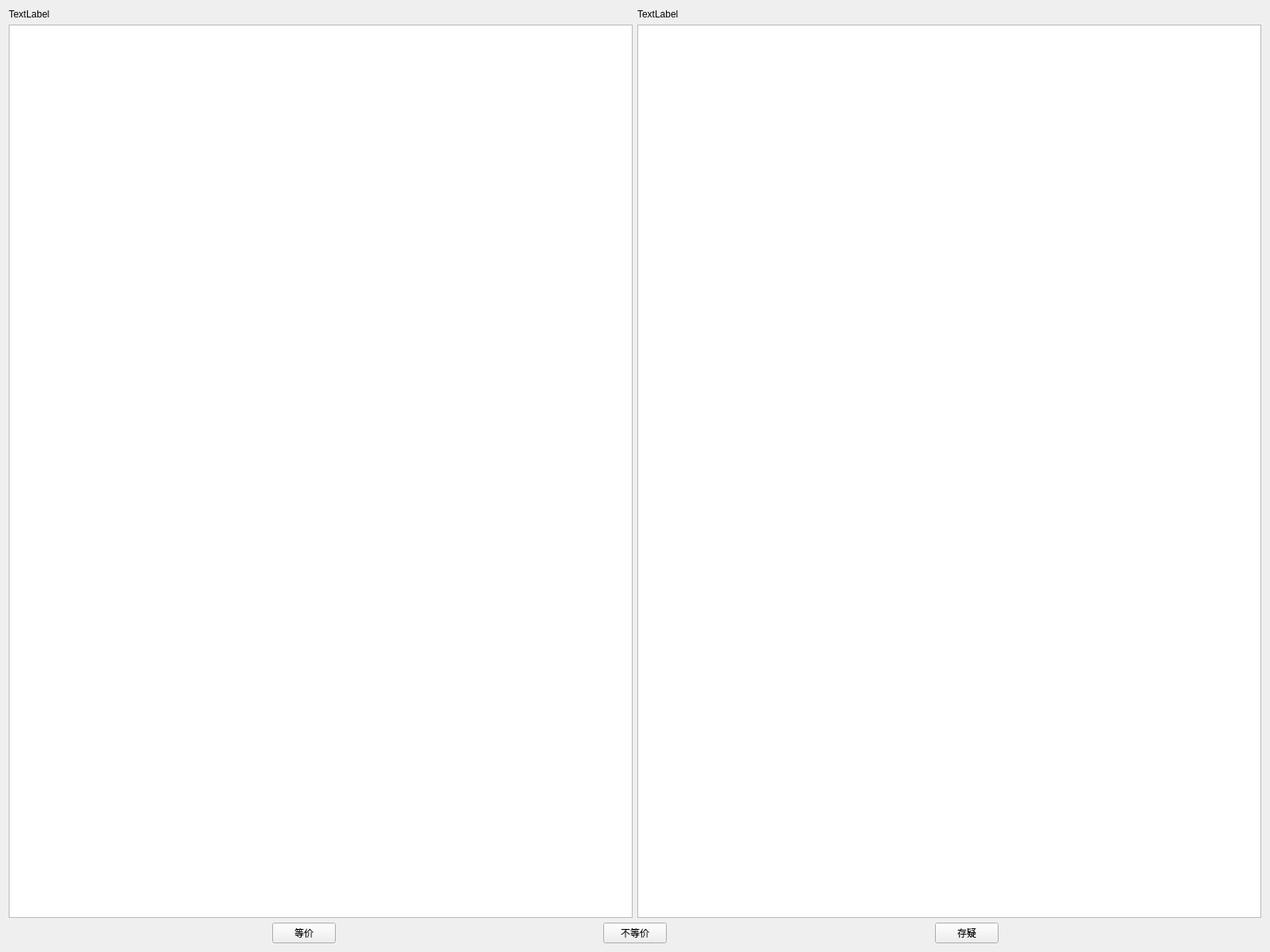
<?xml version="1.0" encoding="UTF-8"?>
<ui version="4.0">
 <class>ConfirmWidget</class>
 <widget class="QWidget" name="ConfirmWidget">
  <property name="geometry">
   <rect>
    <x>0</x>
    <y>0</y>
    <width>1600</width>
    <height>1200</height>
   </rect>
  </property>
  <property name="windowTitle">
   <string>交互界面</string>
  </property>
  <layout class="QGridLayout" name="gridLayout">
   <item row="0" column="0">
    <layout class="QHBoxLayout" name="horizontalLayout_3">
     <item>
      <widget class="QLabel" name="label2">
       <property name="text">
        <string>TextLabel</string>
       </property>
      </widget>
     </item>
     <item>
      <widget class="QLabel" name="label1">
       <property name="text">
        <string>TextLabel</string>
       </property>
      </widget>
     </item>
    </layout>
   </item>
   <item row="1" column="0">
    <layout class="QHBoxLayout" name="horizontalLayout">
     <item>
      <widget class="QTextEdit" name="textEdit1"/>
     </item>
     <item>
      <widget class="QTextEdit" name="textEdit2"/>
     </item>
    </layout>
   </item>
   <item row="2" column="0">
    <layout class="QHBoxLayout" name="horizontalLayout_2">
     <item>
      <spacer name="horizontalSpacer_3">
       <property name="orientation">
        <enum>Qt::Horizontal</enum>
       </property>
       <property name="sizeHint" stdset="0">
        <size>
         <width>40</width>
         <height>20</height>
        </size>
       </property>
      </spacer>
     </item>
     <item>
      <widget class="QPushButton" name="equalButton">
       <property name="text">
        <string>等价</string>
       </property>
      </widget>
     </item>
     <item>
      <spacer name="horizontalSpacer">
       <property name="orientation">
        <enum>Qt::Horizontal</enum>
       </property>
       <property name="sizeHint" stdset="0">
        <size>
         <width>40</width>
         <height>20</height>
        </size>
       </property>
      </spacer>
     </item>
     <item>
      <widget class="QPushButton" name="inequalButton">
       <property name="text">
        <string>不等价</string>
       </property>
      </widget>
     </item>
     <item>
      <spacer name="horizontalSpacer_2">
       <property name="orientation">
        <enum>Qt::Horizontal</enum>
       </property>
       <property name="sizeHint" stdset="0">
        <size>
         <width>40</width>
         <height>20</height>
        </size>
       </property>
      </spacer>
     </item>
     <item>
      <widget class="QPushButton" name="doubtButton">
       <property name="text">
        <string>存疑</string>
       </property>
      </widget>
     </item>
     <item>
      <spacer name="horizontalSpacer_4">
       <property name="orientation">
        <enum>Qt::Horizontal</enum>
       </property>
       <property name="sizeHint" stdset="0">
        <size>
         <width>40</width>
         <height>20</height>
        </size>
       </property>
      </spacer>
     </item>
    </layout>
   </item>
  </layout>
 </widget>
 <resources/>
 <connections/>
</ui>
